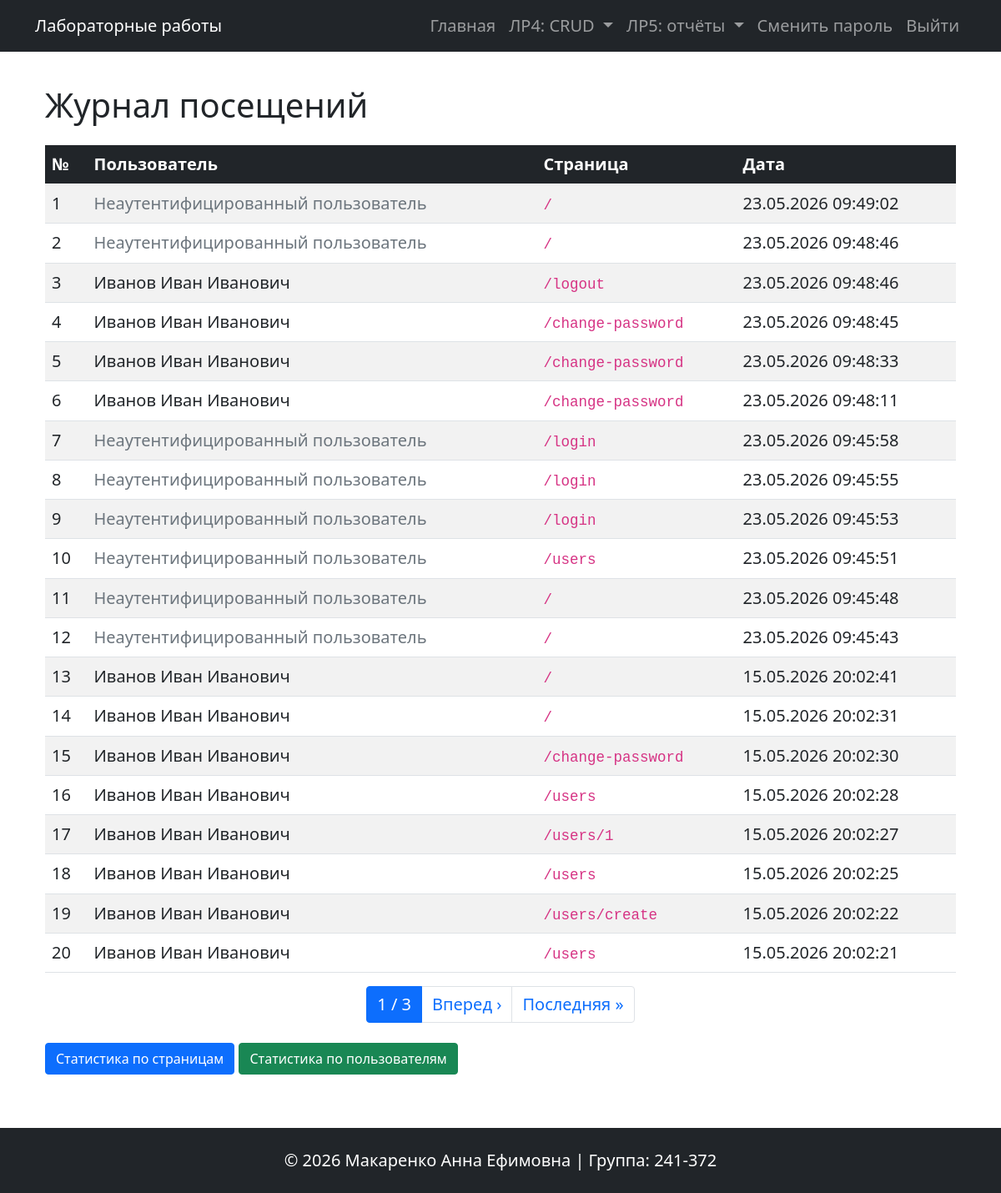
The page /visit-logs/ (signed in) on the database its author committed.
### database.py (models this page shows, shortened)
class VisitLog(db.Model):
    __tablename__ = 'visit_logs'
    id = db.Column(db.Integer, primary_key=True)
    path = db.Column(db.String(200), nullable=False)
    user_id = db.Column(db.Integer, db.ForeignKey('users.id'), nullable=True)
    created_at = db.Column(db.DateTime, default=datetime.utcnow)

class User(db.Model):
    __tablename__ = 'users'
    id = db.Column(db.Integer, primary_key=True)
    username = db.Column(db.String(80), unique=True, nullable=False)
    password_hash = db.Column(db.String(200), nullable=False)
    last_name = db.Column(db.String(100))
    first_name = db.Column(db.String(100), nullable=False)
    patronymic = db.Column(db.String(100))
    created_at = db.Column(db.DateTime, default=datetime.utcnow)
    roles = db.relationship('Role', secondary=user_roles, backref=db.backref('users', lazy='dynamic'))
    visits = db.relationship('VisitLog', backref='user', lazy='dynamic')
    def get_full_name(self):
        name_parts = [self.last_name, self.first_name, self.patronymic]
        return ' '.join([p for p in name_parts if p]) or 'Без имени'
    @property
    def is_authenticated(self):
        return True
    def has_role(self, role_name):
        return any(role.name == role_name for role in self.roles)

### blueprints/visit_logs.py (the view)
@visit_logs.route('/')
@login_required
def index():
    page = request.args.get('page', 1, type=int)
    per_page = 20
    if current_user.has_role('admin'):
        query = VisitLog.query
    else:
        query = VisitLog.query.filter_by(user_id=current_user.id)
    pagination = query.order_by(VisitLog.created_at.desc()).paginate(page=page, per_page=per_page, error_out=False)
    logs = pagination.items
    return render_template('visit_logs/index.html', logs=logs, pagination=pagination)

### app.py (called while the page is built)
@app.before_request
def before_request():
    if not request.path.startswith('/static') and not request.path.startswith('/visit-logs'):
        log_visit(request.path)

@login_manager.user_loader
def load_user(user_id):
    return db.session.get(User, int(user_id))

### templates/visit_logs/index.html (shortened to what this page needs)
{% extends 'base.html' %}
{% block content %}
<div class="container">
    <h1 class="my-4"> Журнал посещений</h1>
    <div class="table-responsive">
        <table class="table table-striped table-hover">
            <thead class="table-dark">
                <tr>
                    <th>№</th>
                    <th>Пользователь</th>
                    <th>Страница</th>
                    <th>Дата</th>
                </tr>
            </thead>
            <tbody>
                {% for log in logs %}
                <tr>
                    <td>{{ loop.index + (pagination.page - 1) * pagination.per_page }}</td>
                    <td>
                        {% if log.user %}
                            {{ log.user.get_full_name() }}
                        {% else %}
                            <span class="text-muted">Неаутентифицированный пользователь</span>
                        {% endif %}
                    </td>
                    <td><code>{{ log.path }}</code></td>
                    <td>{{ log.created_at.strftime('%d.%m.%Y %H:%M:%S') if log.created_at else '—' }}</td>
                </tr>
                {% else %}
                <tr><td colspan="4" class="text-center">Нет записей</td></tr>
                {% endfor %}
            </tbody>
        </table>
    </div>
    {% if pagination.pages > 1 %}
    <nav>
        <ul class="pagination justify-content-center">
            <li class="page-item active"><span class="page-link">{{ pagination.page }} / {{ pagination.pages }}</span></li>
            {% if pagination.has_next %}
                <li class="page-item"><a class="page-link" href="{{ url_for('visit_logs.index', page=pagination.next_num) }}">Вперед ›</a></li>
                <li class="page-item"><a class="page-link" href="{{ url_for('visit_logs.index', page=pagination.pages) }}">Последняя »</a></li>
            {% endif %}
        </ul>
    </nav>
    {% endif %}
    <div class="mt-4">
        <a href="{{ url_for('visit_logs.page_stats') }}" class="btn btn-primary"> Статистика по страницам</a>
        <a href="{{ url_for('visit_logs.user_stats') }}" class="btn btn-success"> Статистика по пользователям</a>
    </div>
</div>
{% endblock %}

### templates/base.html (shortened to what this page needs)
<!doctype html>
<html lang="ru">
<head>
    <link href="https://cdn.jsdelivr.net/npm/bootstrap@5.0.2/dist/css/bootstrap.min.css" rel="stylesheet">
    <link rel="stylesheet" href="{{ url_for('static', filename='styles.css') }}">
</head>
<body>
<header>
    <nav class="navbar navbar-expand-lg navbar-dark bg-dark">
        <div class="container">
            <a class="navbar-brand" href="{{ url_for('index') }}">Лабораторные работы</a>
            <div class="collapse navbar-collapse" id="navbarNav">
                <ul class="navbar-nav ms-auto">
                    <li class="nav-item"><a class="nav-link" href="{{ url_for('index') }}"> Главная</a></li>
                    <li class="nav-item dropdown">
                        <a class="nav-link dropdown-toggle" href="#" id="lab4Dropdown" role="button" data-bs-toggle="dropdown">
                              ЛР4: CRUD
                        </a>
                    </li>
                    <li class="nav-item dropdown">
                        <a class="nav-link dropdown-toggle" href="#" id="lab5Dropdown" role="button" data-bs-toggle="dropdown">
                              ЛР5: отчёты
                        </a>
                    </li>
                    {% if current_user.is_authenticated %}
                        <li class="nav-item"><a class="nav-link" href="{{ url_for('change_password') }}"> Сменить пароль</a></li>
                        <li class="nav-item"><a class="nav-link" href="{{ url_for('logout') }}"> Выйти</a></li>
                    {% else %}
                        <li class="nav-item"><a class="nav-link" href="{{ url_for('login') }}"> Войти</a></li>
                    {% endif %}
                </ul>
            </div>
        </div>
    </nav>
</header>
<main class="my-3">
    <div class="container">
        {% block content %}{% endblock %}
    </div>
</main>
<footer class="bg-dark text-white mt-5 py-4 text-center">
    <p class="mb-0">© 2026 Макаренко Анна Ефимовна | Группа: 241-372</p>
</footer>
</body>
</html>

### static/styles.css (style rules this page uses)
body { font-size: 1.25rem; }

### templates/base.html (style rules this page uses)
html, body { height: 100%; }
body { display: flex; flex-direction: column; }
main { flex: 1; }

### rows shown on the page
VisitLog: shows "Неаутентифицированный пользователь", path "/", created_at "23.05.2026 09:49:02"
VisitLog: shows "Неаутентифицированный пользователь", path "/", created_at "23.05.2026 09:48:46"
VisitLog: user.get_full_name "Иванов Иван Иванович", path "/logout", created_at "23.05.2026 09:48:46"
VisitLog: user.get_full_name "Иванов Иван Иванович", path "/change-password", created_at "23.05.2026 09:48:45"
VisitLog: user.get_full_name "Иванов Иван Иванович", path "/change-password", created_at "23.05.2026 09:48:33"
VisitLog: user.get_full_name "Иванов Иван Иванович", path "/change-password", created_at "23.05.2026 09:48:11"
VisitLog: shows "Неаутентифицированный пользователь", path "/login", created_at "23.05.2026 09:45:58"
VisitLog: shows "Неаутентифицированный пользователь", path "/login", created_at "23.05.2026 09:45:55"
VisitLog: shows "Неаутентифицированный пользователь", path "/login", created_at "23.05.2026 09:45:53"
VisitLog: shows "Неаутентифицированный пользователь", path "/users", created_at "23.05.2026 09:45:51"
VisitLog: shows "Неаутентифицированный пользователь", path "/", created_at "23.05.2026 09:45:48"
VisitLog: shows "Неаутентифицированный пользователь", path "/", created_at "23.05.2026 09:45:43"
VisitLog: user.get_full_name "Иванов Иван Иванович", path "/", created_at "15.05.2026 20:02:41"
VisitLog: user.get_full_name "Иванов Иван Иванович", path "/", created_at "15.05.2026 20:02:31"
VisitLog: user.get_full_name "Иванов Иван Иванович", path "/change-password", created_at "15.05.2026 20:02:30"
VisitLog: user.get_full_name "Иванов Иван Иванович", path "/users", created_at "15.05.2026 20:02:28"
VisitLog: user.get_full_name "Иванов Иван Иванович", path "/users/1", created_at "15.05.2026 20:02:27"
VisitLog: user.get_full_name "Иванов Иван Иванович", path "/users", created_at "15.05.2026 20:02:25"
VisitLog: user.get_full_name "Иванов Иван Иванович", path "/users/create", created_at "15.05.2026 20:02:22"
VisitLog: user.get_full_name "Иванов Иван Иванович", path "/users", created_at "15.05.2026 20:02:21"

### other values the page prints
{{ pagination.page }} "1"
{{ pagination.pages }} "3"
